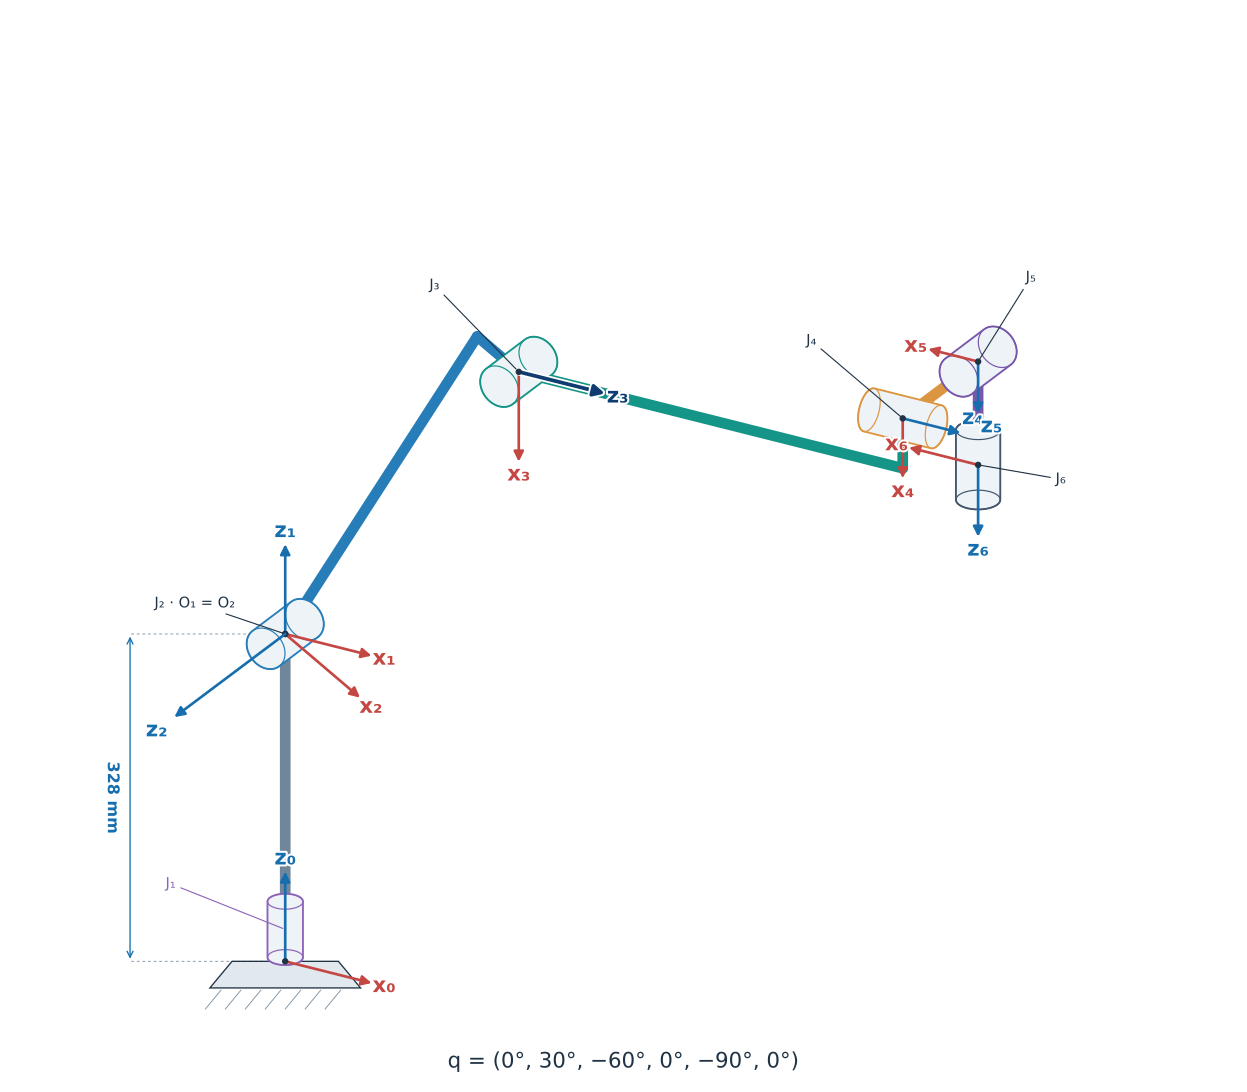

Write Python code to recreate this figure.
#!/usr/bin/env python3
"""Hình 2.2.1. Sơ đồ khâu–khớp SR5 với các trục x và z."""
from pathlib import Path
import sys
import numpy as np
import matplotlib
matplotlib.use('Agg')
import matplotlib.pyplot as plt
import matplotlib.patheffects as pe
from matplotlib.patches import Polygon

ROOT = Path(__file__).resolve().parent
sys.path.insert(0,str(ROOT.parent/'trajectory' / 'v_path'))
from analyze import Robot

INK='#203345';BLUE='#176eae';RED='#c44743';GREY='#8295a4'
COLORS=['#70869a','#8d63b8','#277db8','#159587','#dc9540','#7857aa','#42556c']
plt.rcParams.update({'font.family':'DejaVu Sans','font.size':11,'text.color':INK,'svg.fonttype':'none'})


def main():
    robot=Robot();qdeg=np.array([0,30,-60,0,-90,0]);_,_,links=robot.fk_jacobian(np.deg2rad(qdeg))
    centers=np.array([links[f'xMateSR5_link{i}'][:3,3]*1000 for i in range(1,7)])
    axes=[]
    for joint in robot.chain:
        if joint.get('type')=='revolute':
            parent=links[joint.find('parent').get('link')]
            axes.append(parent[:3,:3]@np.fromstring(joint.find('axis').get('xyz'),sep=' '))
    axes=np.array(axes)
    assert np.allclose(np.linalg.norm(axes,axis=1),1)
    assert np.allclose(centers[0],centers[1])
    h=np.array([np.sqrt(3)/2,.5,0]);depth=np.array([-.5*np.cos(.45),np.sqrt(3)/2*np.cos(.45),-np.sin(.45)])
    B=np.vstack([h,np.cross(h,depth),depth])
    def p(v):return np.asarray(v)@B.T
    fig=plt.figure(figsize=(15,12),facecolor='white')
    ax=fig.add_axes([.02,.09,.96,.89]);ax.set_aspect('equal');ax.axis('off')
    ax.set_xlim(-240,850);ax.set_ylim(-75,850)
    def line(a,b,color,lw=5,style='-',z=3):
        pts=p(np.array([a,b]));ax.plot(pts[:,0],pts[:,1],color=color,lw=lw,ls=style,solid_capstyle='round',zorder=z)
    def label(point,text,xy,color=INK):
        ax.annotate(text,p(point)[:2],xytext=xy,ha='left',va='center',fontsize=11,color=color,
            bbox=dict(fc='white',ec='none',pad=2),arrowprops=dict(arrowstyle='-',color=color,lw=.85),zorder=15)
    def dimension(a,b,offset,text):
        a=p(a)[:2];b=p(b)[:2];d=b-a;n=np.array([-d[1],d[0]])/np.linalg.norm(d)
        aa=a+n*offset;bb=b+n*offset
        for v,w in [(a,aa),(b,bb)]:ax.plot(*np.array([v,w]).T,color=GREY,lw=.7,ls=(0,(3,3)),zorder=1)
        ax.annotate('',bb,aa,arrowprops=dict(arrowstyle='<->',color=BLUE,lw=1),zorder=2)
        angle=np.degrees(np.arctan2(d[1],d[0]));angle=(angle+90)%180-90
        xy=(aa+bb)/2+n*np.sign(offset)*16
        ax.text(*xy,text,ha='center',va='center',rotation=angle,rotation_mode='anchor',color=BLUE,
            fontsize=12,fontweight='bold',bbox=dict(fc='white',ec='none',pad=1.5),zorder=14)
    def revolute(center,axis,index):
        # Cylinder and arc lie in planes normal to the actual positive joint axis.
        helper=np.array([1.,0,0]) if abs(axis[0])<.8 else np.array([0.,1,0])
        u=np.cross(axis,helper);u/=np.linalg.norm(u);v=np.cross(axis,u)
        radius=20 if index!=0 else 16;half=35 if index!=0 else 28
        t=np.linspace(0,2*np.pi,49)
        rings=[center+s*half*axis+radius*(np.cos(t)[:,None]*u+np.sin(t)[:,None]*v) for s in [-1,1]]
        # A projected convex cylinder silhouette, then the two rim ellipses.
        pts=p(np.vstack(rings))[:,:2]
        from scipy.spatial import ConvexHull
        hull=ConvexHull(pts)
        ax.add_patch(Polygon(pts[hull.vertices],fc='#eef3f7',ec=COLORS[index+1],lw=1.4,zorder=6+index*.05))
        for ring in rings:
            xy=p(ring);ax.plot(xy[:,0],xy[:,1],color=COLORS[index+1],lw=.9,zorder=7+index*.05)
    J1,J2,J3,J4,J5,J6=centers
    upper=J2+links['xMateSR5_link2'][:3,:3]@np.array([0,0,400])
    fore=J3+links['xMateSR5_link3'][:3,:3]@np.array([0,0,400])
    base=np.zeros(3)
    line(base,J1,COLORS[0],8)
    line(J2,upper,COLORS[2],8);line(upper,J3,COLORS[2],8)
    line(J3,fore,COLORS[3],8);line(fore,J4,COLORS[3],8)
    line(J4,J5,COLORS[4],8);line(J5,J6,COLORS[5],8)
    # Fixed base symbol at world origin.
    O=p(base)[:2]
    ax.add_patch(Polygon([O+[-48,0],O+[48,0],O+[68,-24],O+[-68,-24]],fc='#e1e8ee',ec=INK,lw=1,zorder=5))
    for xx in np.arange(-58,65,18):ax.plot([xx,xx-14],[-26,-43],color=GREY,lw=.7)

    # Place the J1 symbol near the base, along the actual joint axis.
    symbolic=base+np.array([0,0,32])
    for i,(center,axis) in enumerate(zip(centers,axes)):
        revolute(symbolic if i==0 else center,axis,i)
    dimension(base,J1,140,'328 mm')
    label(symbolic,'J₁',(-108,70),COLORS[1])
    label(J2,'J₂ · O₁ = O₂',(-118,323),INK)
    label(J3,'J₃',(130,610),INK)
    label(J4,'J₄',(470,560),INK)
    label(J5,'J₅',(668,617),INK)
    label(J6,'J₆',(695,435),INK)
    for i in range(7):
        frame=links['xMateSR5_base' if i==0 else f'xMateSR5_link{i}']
        xy=p(frame[:3,3]*1000)[:2]
        ax.scatter(*xy,s=15,color=INK,zorder=17)
        for k,ch,color in [(0,'x',RED),(2,'z',BLUE)]:
            if (i,k)==(2,2):
                # An oblique arrow depicts depth toward the viewer.
                end=xy+np.array([-100,-75])
                ax.annotate('',end,xy,arrowprops=dict(arrowstyle='-|>',lw=2,color=BLUE,mutation_scale=15,shrinkA=0,shrinkB=0),zorder=20)
                ax.text(*(end+[-16,-12]),'z₂',color=BLUE,fontsize=16,weight='bold',ha='center',va='center',zorder=22,path_effects=[pe.withStroke(linewidth=3,foreground='white')])
                continue
            d=p(frame[:3,k])[:2]
            end=xy+d*({4:60,5:52,6:72}.get(i,90))
            prominent=(i,k)==(3,2)
            if prominent:
                color='#103d71'
            arrow=ax.annotate('',end,xy,arrowprops=dict(arrowstyle='-|>',lw=2.8 if prominent else 2,color=color,shrinkA=0,shrinkB=0,mutation_scale=17 if prominent else 15),zorder=16)
            if prominent:
                arrow.arrow_patch.set_path_effects([pe.withStroke(linewidth=5.5,foreground='white')])
            ax.text(*(end+d*13+([0,16] if (i,k)==(4,2) else [12,0] if (i,k)==(5,2) else [0,0])),ch+'₀₁₂₃₄₅₆'[i],color=color,fontsize=16,ha='center',va='center',weight='bold',path_effects=[pe.withStroke(linewidth=3,foreground='white')],zorder=18)
    fig.text(.5,.07,'q = (0°, 30°, −60°, 0°, −90°, 0°)',ha='center',fontsize=16)
    output = ROOT / 'results'
    output.mkdir(exist_ok=True)
    for ext in ('svg','png'):
        fig.savefig(output / f'hinh_2_2_1.{ext}',dpi=200,bbox_inches='tight',pad_inches=.2)


if __name__ == '__main__':
    main()
